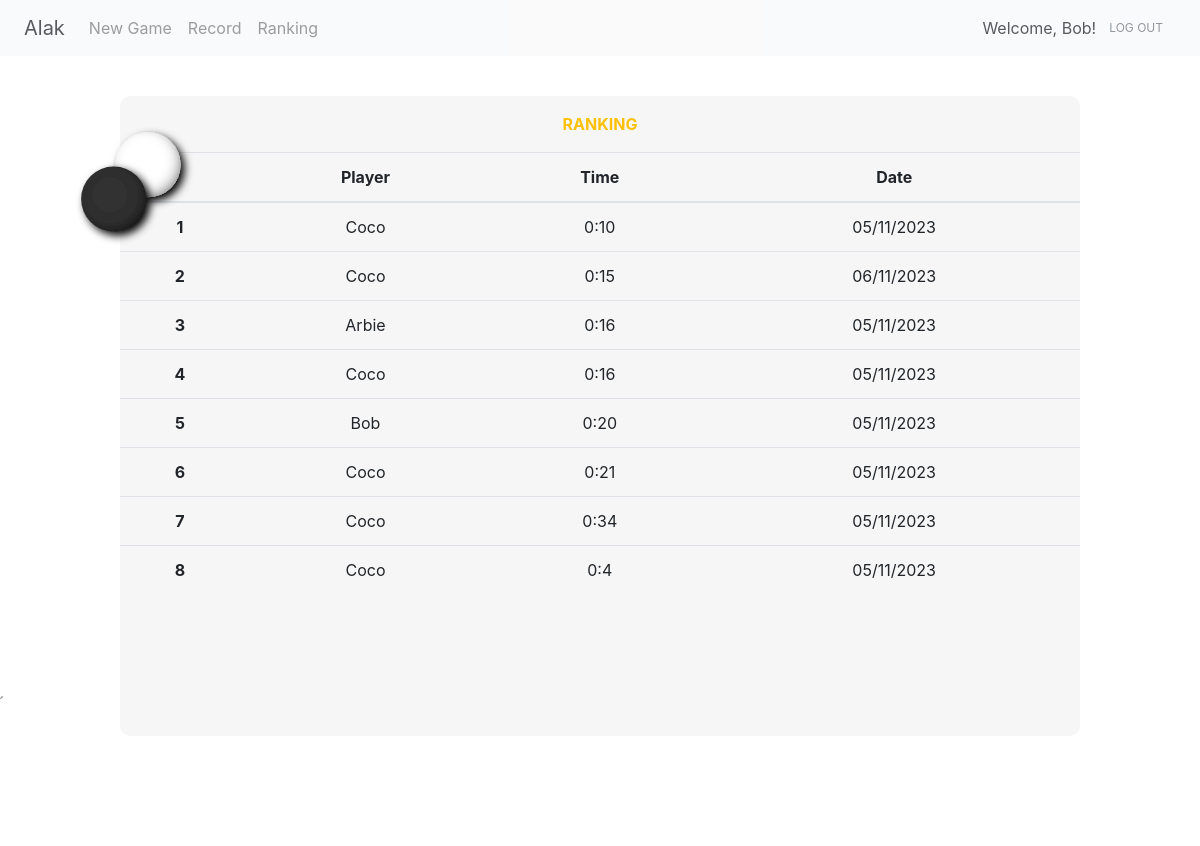
The app's page /ranking (signed in) with its own data.
### project/models.py (models this page shows)
class User(UserMixin, db.Model):
    id = db.Column(db.Integer, primary_key=True) # primary keys are required by SQLAlchemy
    email = db.Column(db.String(100), unique=True)
    password = db.Column(db.String(100))
    name = db.Column(db.String(1000))

class Record(db.Model):
    __tablename__ = 'record'
    id = db.Column(db.Integer(), primary_key=True)
    user_id = db.Column(db.String(50))
    user_name = db.Column(db.String(50))
    time = db.Column(db.String(50))
    result = db.Column(db.String(50))
    date = db.Column(db.String(50))

### project/main.py (the view)
@main.route('/ranking')
def ranking():
    try:
        displayed_name = current_user.name
    except:
        displayed_name = "our guest"
    record = Record.query.filter_by(result="WIN").order_by(Record.time).limit(10).all()
    return render_template('ranking.html', result=record, name=displayed_name)

### project/__init__.py (called while the page is built)
def create_app():
    app = Flask(__name__)
    app.config['SECRET_KEY'] = 'secret-key-goes-here'
    app.config['SQLALCHEMY_DATABASE_URI'] = 'sqlite:///db.sqlite'
    db.init_app(app)
    with app.app_context():
        db.create_all()
    login_manager = LoginManager()
    login_manager.login_view = 'auth.signin'
    login_manager.init_app(app)
    from .models import User
    @login_manager.user_loader
    def load_user(user_id):
        return User.query.get(int(user_id))
    from .auth import auth as auth_blueprint
    app.register_blueprint(auth_blueprint)
    from .main import main as main_blueprint
    app.register_blueprint(main_blueprint)
    return app

### project/templates/ranking.html (shortened to what this page needs)
{% extends 'base.html' %}
{% block content %}
    <svg id="svg" style="position: absolute; z-index: 1; top: 15%; left: 3%;" viewBox="-2.2 -2.2 7 7" xmlns="http://www.w3.org/2000/svg" width="200" height="120">
        <use href="#piece-white" x="2" y="0"/>
        <use href="#piece-black" x="0" y="2"/>
    </svg>
    <div style="position: relative; top: 5%; overflow-x: auto;" class="square rounded-9 big-square text-center">
        <p class="text-warning text-uppercase font-weight-bold pt-3">RANKING</p>
        <table class="table">
          <thead>
            <tr>
              <th scope="col"></th>
              <th scope="col">Player</th>
              <th scope="col">Time</th>
              <th scope="col">Date</th>
            </tr>
          </thead>
          <tbody style="overflow: auto; height: 100px;">
            {% for i in range(result | length) %}
            <tr>
              <th scope="row">{{ i + 1}}</th>
              <td> {{ result[i].user_name }} </td>
              <td> {{ result[i].time }} </td>
              <td> {{ result[i].date }} </td>
            </tr>
            {% endfor %}
          </tbody>
        </table>
    </div>
{% endblock %}

### project/templates/base.html (shortened to what this page needs)
<!doctype html>
<html lang="en" style="height: 100%;">
  <head>
    <link rel="stylesheet" href="https://stackpath.bootstrapcdn.com/bootstrap/4.3.1/css/bootstrap.min.css">
    <link rel="stylesheet" href="{{ url_for('static', filename= 'css/style.css') }}">
  </head>
  <body style="background-image: url('static/background.jpg'); background-size: cover; height: 100%;">
    <nav class="navbar navbar-expand-md navbar-light bg-light" style="opacity: 0.75;">
      <a class="navbar-brand ml-sm-2">Alak</a>
      <div class="collapse navbar-collapse" id="navbarNavAltMarkup">
        <div class="navbar-nav">
          {% if current_user.is_authenticated %}
            <a class="nav-item nav-link" href="{{ url_for('main.game')}}">New Game</a>
            <a class="nav-item nav-link" href="{{ url_for('main.record')}}">Record</a>
          {% endif %}
          <a class="nav-item nav-link" href="{{ url_for('main.ranking')}}">Ranking</a>
        </div>
      </div>
      {% if current_user.is_authenticated %}
        <a class="btn-outline-warning">Welcome, {{ name }}!</a>
        <a class="btn text-secondary mr-sm-2" style="font-size: 12px;" href="{{ url_for('auth.logout') }}" >LOG OUT</a>
      {% endif %}
    </nav>
    {% block content %} {% endblock %}
  </body>
</html>

### project/static/css/style.css (style rules this page uses)
.big-square { background-color: rgba(245, 245, 245, .85); height: 80%; width: 80%; margin-left: auto; margin-right: auto; display: block; border-radius: 10px; }

### records on screen
User: name "Bob"
Record: user_name "Coco", time "0:10", date "05/11/2023"
Record: user_name "Coco", time "0:15", date "06/11/2023"
Record: user_name "Arbie", time "0:16", date "05/11/2023"
Record: user_name "Coco", time "0:16", date "05/11/2023"
Record: user_name "Bob", time "0:20", date "05/11/2023"
Record: user_name "Coco", time "0:21", date "05/11/2023"
Record: user_name "Coco", time "0:34", date "05/11/2023"
Record: user_name "Coco", time "0:4", date "05/11/2023"

### other values on screen
{{ i + 1 }} "1" "2" "3" "4" "5" "6" "7" "8"
